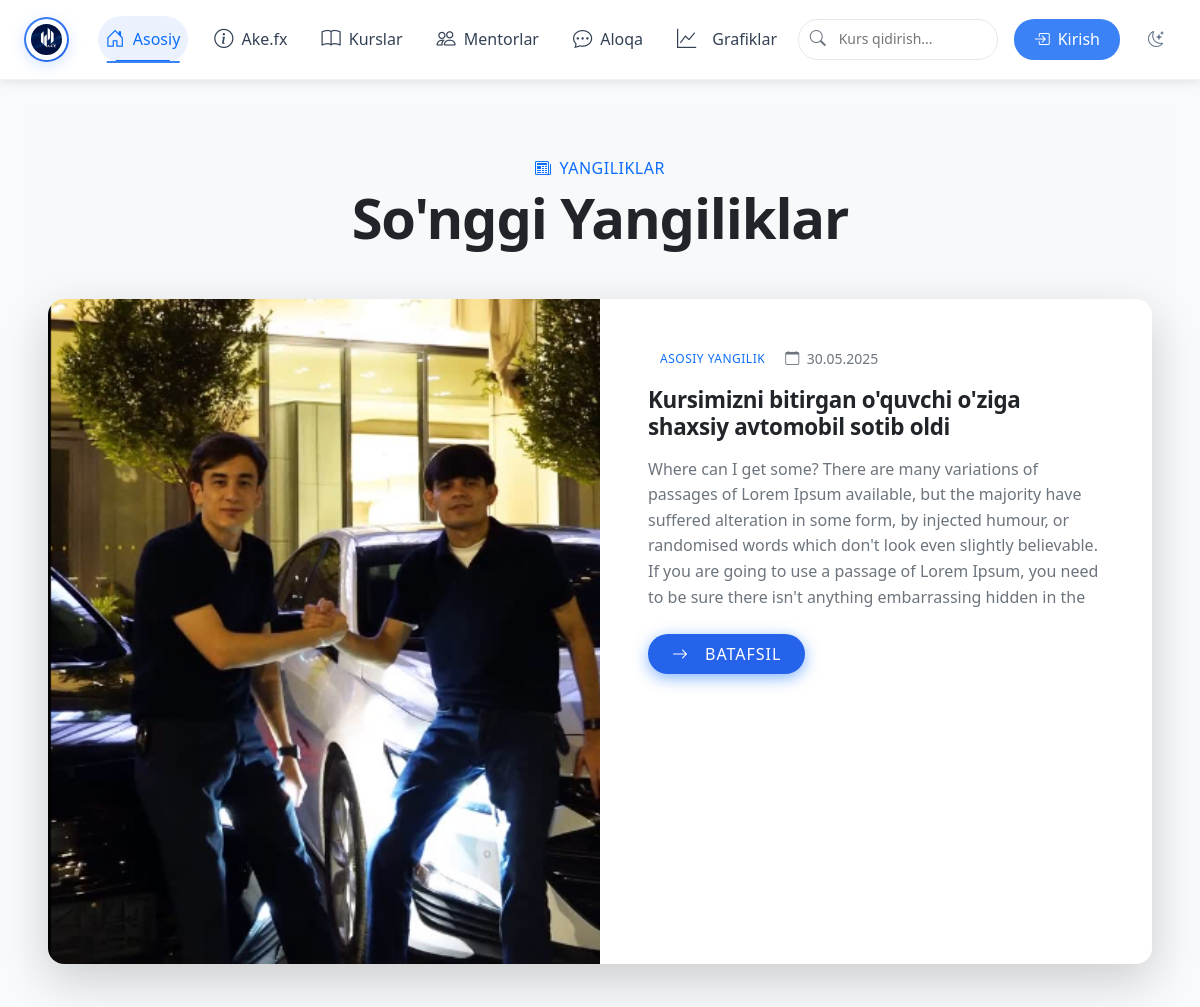
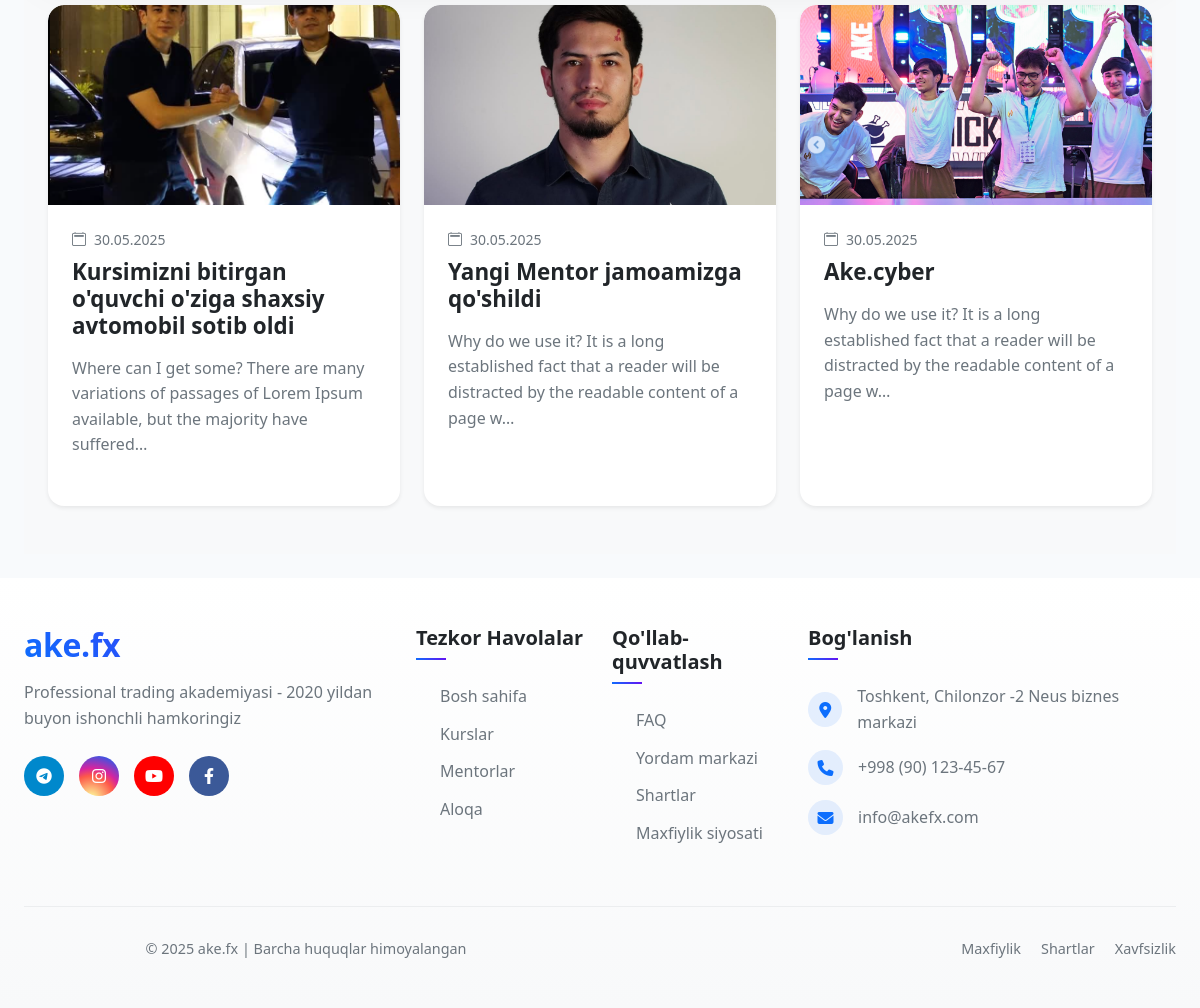
Before: /news/ with the older database file (2 pictures, top to bottom).
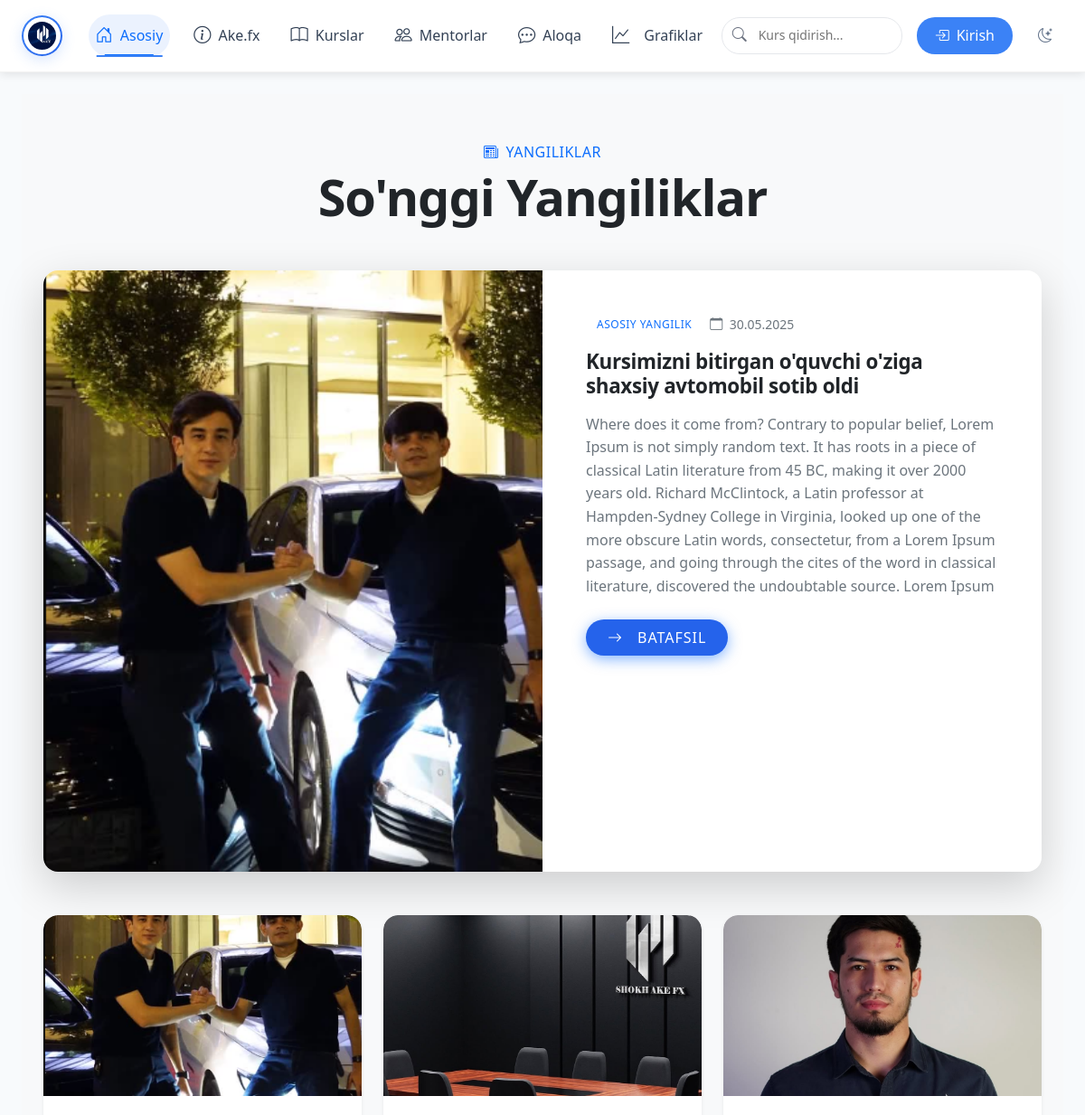
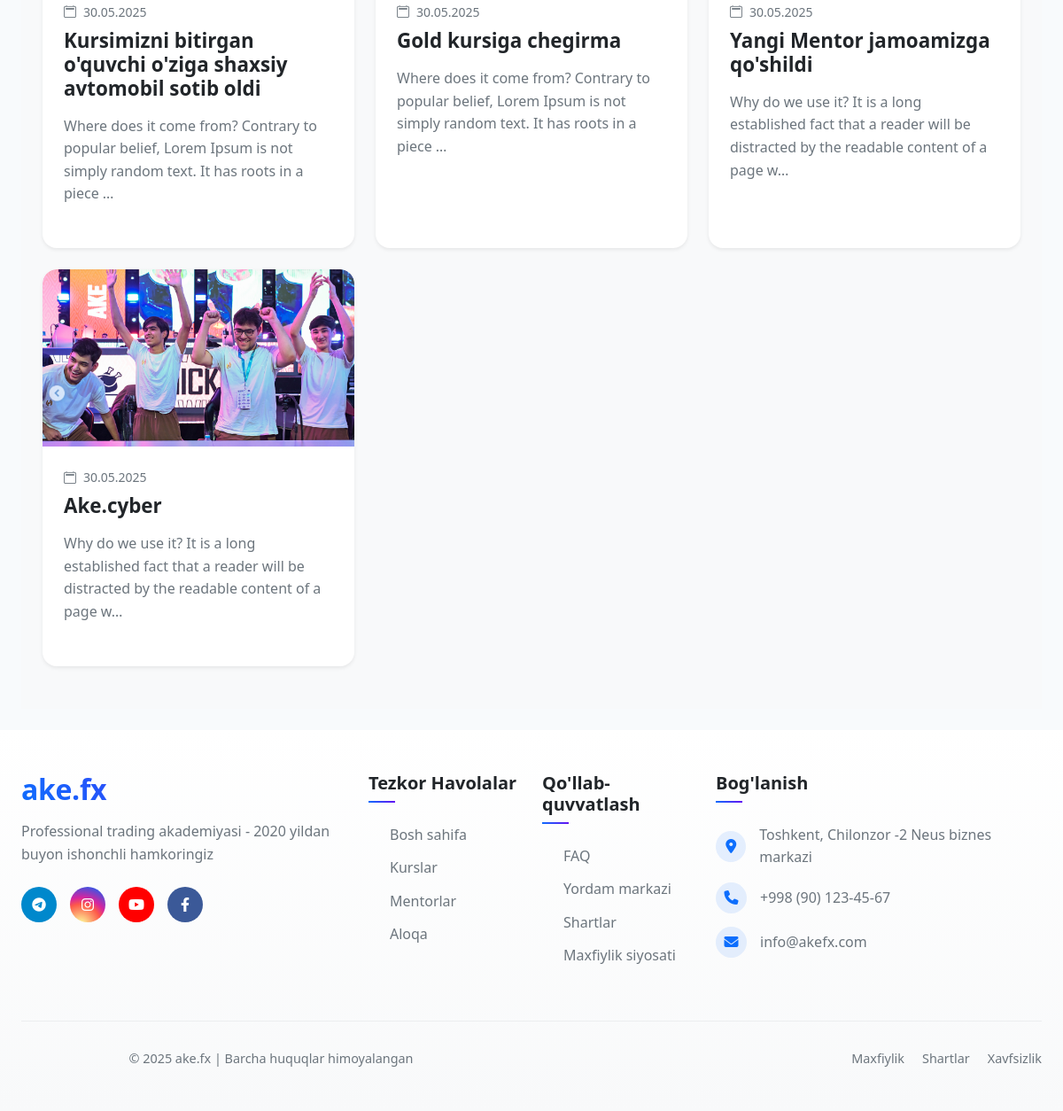
After: the same page with the newer database file (2 pictures, top to bottom).
### main/models.py (models this page shows, shortened)
class News(models.Model):
    title = models.CharField(max_length=200, verbose_name="Yangilik sarlavhasi")
    short_text = models.TextField(verbose_name="Qisqa matn")
    content = models.TextField(verbose_name="To'liq matn")
    image = models.ImageField(upload_to='news/', verbose_name="Rasm")
    created_at = models.DateTimeField(auto_now_add=True)
    class Meta:
        verbose_name = "Yangilik"
        verbose_name_plural = "Yangiliklar"
        ordering = ['-created_at']

### main/views.py (the view)
# urls.py: path('news/', views.news_list, name='news_list'),
def news_list(request):
    news_list = News.objects.order_by('-created_at')
    context = {
        'news_list': news_list,
        'latest_news': news_list.first() if news_list.exists() else None,
    }
    return render(request, 'news/news_list.html', context)

### main/templates/news/news_list.html (shortened to what this page needs)
{% extends 'base.html' %}
{% load static %}
{% block content %}
<section class="news-hero py-5 bg-light">
    <div class="container">
        <div class="text-center mb-5">
            <span class="badge bg-primary-soft text-primary px-3 py-2 rounded-pill fs-6">
                <i class="bi bi-newspaper me-2"></i>Yangiliklar
            </span>
            <h1 class="display-4 fw-bold mb-4">So'nggi Yangiliklar</h1>
        </div>
        {% if latest_news %}
        <div class="featured-news mb-5">
            <div class="card border-0 shadow-lg rounded-4 overflow-hidden hover-lift">
                <div class="row g-0">
                    <div class="col-lg-6">
                        {% if latest_news.image %}
                        <img src="{{ latest_news.image.url }}"
                             class="w-100 h-100 object-fit-cover"
                             alt="{{ latest_news.title }}"
                             style="min-height: 400px;">
                        {% endif %}
                    </div>
                    <div class="col-lg-6">
                        <div class="card-body p-4 p-lg-5">
                            <div class="d-flex align-items-center mb-3">
                                <span class="badge bg-primary-soft text-primary me-2">Asosiy yangilik</span>
                                <span class="text-muted small">
                                    <i class="bi bi-calendar me-1"></i>
                                    {{ latest_news.created_at|date:"d.m.Y" }}
                                </span>
                            </div>
                            <h2 class="card-title fw-bold mb-3">{{ latest_news.title }}</h2>
                            <p class="card-text text-muted mb-4">{{ latest_news.short_text }}</p>
                            <a href="{% url 'news_detail' latest_news.id %}" class="btn btn-primary rounded-pill px-4">
                                <i class="bi bi-arrow-right me-2"></i>Batafsil
                            </a>
                        </div>
                    </div>
                </div>
            </div>
        </div>
        {% endif %}
        <div class="row g-4">
            {% for news in news_list %}
            <div class="col-lg-4 col-md-6">
                <div class="card h-100 border-0 shadow-sm rounded-4 hover-lift">
                    {% if news.image %}
                    <div class="card-img-top position-relative" style="height: 200px;">
                        <img src="{{ news.image.url }}"
                             class="w-100 h-100 object-fit-cover rounded-top-4"
                             alt="{{ news.title }}">
                    </div>
                    {% endif %}
                    <div class="card-body p-4">
                        <div class="d-flex align-items-center text-muted small mb-2">
                            <i class="bi bi-calendar2 me-2"></i>
                            {{ news.created_at|date:"d.m.Y" }}
                        </div>
                        <h5 class="card-title fw-bold mb-3">{{ news.title }}</h5>
                        <p class="card-text text-muted mb-4">{{ news.short_text|truncatechars:120 }}</p>
                    </div>
                </div>
            </div>
            {% empty %}
            <div class="col-12 text-center py-5">
                <i class="bi bi-newspaper display-1 text-muted mb-4"></i>
                <h4>Hozircha yangiliklar mavjud emas</h4>
                <p class="text-muted">Tez orada yangiliklar qo'shiladi</p>
            </div>
            {% endfor %}
        </div>
    </div>
</section>
{% endblock %}

Changed rows visible on the page:
removed News: image (picture), created_at "30.05.2025", title "Kursimizni bitirgan o'quvchi o'ziga shaxsiy avtomobil sotib oldi", short_text "Where can I get some? There are many variations of passages of Lorem Ipsum available, but the majority have suffered alteration in some form, by injected humour, or randomised words which don't look even slightly believable. If you are going to use a passage of Lorem Ipsum, you need to be sure there isn't anything embarrassing hidden in the", short_text "Where can I get some? There are many variations of passages of Lorem Ipsum available, but the majority have suffered…"
added News: image (picture), created_at "30.05.2025", title "Kursimizni bitirgan o'quvchi o'ziga shaxsiy avtomobil sotib oldi", short_text "Where does it come from? Contrary to popular belief, Lorem Ipsum is not simply random text. It has roots in a piece of classical Latin literature from 45 BC, making it over 2000 years old. Richard McClintock, a Latin professor at Hampden-Sydney College in Virginia, looked up one of the more obscure Latin words, consectetur, from a Lorem Ipsum passage, and going through the cites of the word in classical literature, discovered the undoubtable source. Lorem Ipsum", short_text "Where does it come from? Contrary to popular belief, Lorem Ipsum is not simply random text. It has roots in a piece …"
added News: image (picture), created_at "30.05.2025", title "Gold kursiga chegirma", short_text "Where does it come from? Contrary to popular belief, Lorem Ipsum is not simply random text. It has roots in a piece …"
